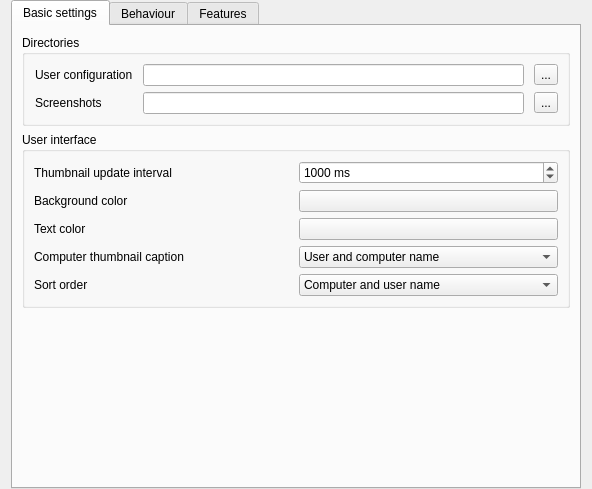
<?xml version="1.0" encoding="UTF-8"?>
<ui version="4.0">
 <class>MasterConfigurationPage</class>
 <widget class="QWidget" name="MasterConfigurationPage">
  <layout class="QVBoxLayout" name="verticalLayout_6">
   <property name="topMargin">
    <number>0</number>
   </property>
   <property name="bottomMargin">
    <number>0</number>
   </property>
   <item>
    <widget class="QTabWidget" name="tabWidget">
     <property name="currentIndex">
      <number>0</number>
     </property>
     <widget class="QWidget" name="tab">
      <attribute name="title">
       <string>Basic settings</string>
      </attribute>
      <layout class="QVBoxLayout" name="verticalLayout_2">
       <item>
        <widget class="QGroupBox" name="groupBox">
         <property name="title">
          <string>Directories</string>
         </property>
         <layout class="QGridLayout" name="gridLayout_3">
          <property name="leftMargin">
           <number>10</number>
          </property>
          <property name="horizontalSpacing">
           <number>10</number>
          </property>
          <item row="0" column="2">
           <widget class="QToolButton" name="openUserConfigurationDirectory">
            <property name="text">
             <string>...</string>
            </property>
            <property name="icon">
             <iconset resource="../../core/resources/core.qrc">
              <normaloff>:/core/document-open.png</normaloff>:/core/document-open.png</iconset>
            </property>
           </widget>
          </item>
          <item row="0" column="0">
           <widget class="QLabel" name="label_2">
            <property name="text">
             <string>User configuration</string>
            </property>
           </widget>
          </item>
          <item row="0" column="1">
           <widget class="QLineEdit" name="userConfigurationDirectory"/>
          </item>
          <item row="1" column="0">
           <widget class="QLabel" name="label">
            <property name="text">
             <string>Screenshots</string>
            </property>
           </widget>
          </item>
          <item row="1" column="1">
           <widget class="QLineEdit" name="screenshotDirectory"/>
          </item>
          <item row="1" column="2">
           <widget class="QToolButton" name="openScreenshotDirectory">
            <property name="text">
             <string>...</string>
            </property>
            <property name="icon">
             <iconset resource="../../core/resources/core.qrc">
              <normaloff>:/core/document-open.png</normaloff>:/core/document-open.png</iconset>
            </property>
           </widget>
          </item>
         </layout>
        </widget>
       </item>
       <item>
        <widget class="QGroupBox" name="groupBox_4">
         <property name="title">
          <string>User interface</string>
         </property>
         <layout class="QGridLayout" name="gridLayout_2">
          <item row="2" column="0">
           <widget class="QLabel" name="label_9">
            <property name="text">
             <string>Text color</string>
            </property>
           </widget>
          </item>
          <item row="3" column="1">
           <widget class="QComboBox" name="computerDisplayRoleContent">
            <item>
             <property name="text">
              <string>User and computer name</string>
             </property>
            </item>
            <item>
             <property name="text">
              <string>Only user name</string>
             </property>
            </item>
            <item>
             <property name="text">
              <string>Only computer name</string>
             </property>
            </item>
           </widget>
          </item>
          <item row="3" column="0">
           <widget class="QLabel" name="label_8">
            <property name="text">
             <string>Computer thumbnail caption</string>
            </property>
           </widget>
          </item>
          <item row="0" column="1">
           <widget class="QSpinBox" name="computerMonitoringUpdateInterval">
            <property name="suffix">
             <string> ms</string>
            </property>
            <property name="minimum">
             <number>250</number>
            </property>
            <property name="maximum">
             <number>60000</number>
            </property>
            <property name="singleStep">
             <number>250</number>
            </property>
            <property name="value">
             <number>1000</number>
            </property>
           </widget>
          </item>
          <item row="2" column="1">
           <widget class="QPushButton" name="computerMonitoringTextColor"/>
          </item>
          <item row="1" column="1">
           <widget class="QPushButton" name="computerMonitoringBackgroundColor"/>
          </item>
          <item row="1" column="0">
           <widget class="QLabel" name="label_6">
            <property name="text">
             <string>Background color</string>
            </property>
           </widget>
          </item>
          <item row="0" column="0">
           <widget class="QLabel" name="label_7">
            <property name="text">
             <string>Thumbnail update interval</string>
            </property>
           </widget>
          </item>
          <item row="4" column="0">
           <widget class="QLabel" name="label_10">
            <property name="text">
             <string>Sort order</string>
            </property>
           </widget>
          </item>
          <item row="4" column="1">
           <widget class="QComboBox" name="computerMonitoringSortOrder">
            <item>
             <property name="text">
              <string>Computer and user name</string>
             </property>
            </item>
            <item>
             <property name="text">
              <string>Only user name</string>
             </property>
            </item>
            <item>
             <property name="text">
              <string>Only computer name</string>
             </property>
            </item>
           </widget>
          </item>
         </layout>
        </widget>
       </item>
       <item>
        <spacer name="verticalSpacer">
         <property name="orientation">
          <enum>Qt::Vertical</enum>
         </property>
         <property name="sizeHint" stdset="0">
          <size>
           <width>20</width>
           <height>10</height>
          </size>
         </property>
        </spacer>
       </item>
      </layout>
     </widget>
     <widget class="QWidget" name="tab_3">
      <attribute name="title">
       <string>Behaviour</string>
      </attribute>
      <layout class="QVBoxLayout" name="verticalLayout_4">
       <item>
        <widget class="QGroupBox" name="groupBox_2">
         <property name="title">
          <string>Program start</string>
         </property>
         <layout class="QVBoxLayout" name="verticalLayout_3">
          <item>
           <widget class="QCheckBox" name="accessControlForMasterEnabled">
            <property name="text">
             <string>Perform access control</string>
            </property>
           </widget>
          </item>
          <item>
           <widget class="QCheckBox" name="autoSelectCurrentLocation">
            <property name="text">
             <string>Automatically select current location</string>
            </property>
           </widget>
          </item>
          <item>
           <widget class="QCheckBox" name="autoAdjustGridSize">
            <property name="text">
             <string>Automatically adjust computer thumbnail size</string>
            </property>
           </widget>
          </item>
          <item>
           <widget class="QCheckBox" name="autoOpenComputerSelectPanel">
            <property name="text">
             <string>Automatically open computer select panel</string>
            </property>
           </widget>
          </item>
         </layout>
        </widget>
       </item>
       <item>
        <widget class="QGroupBox" name="groupBox_6">
         <property name="title">
          <string>Computer locations</string>
         </property>
         <layout class="QVBoxLayout" name="verticalLayout_5">
          <item>
           <widget class="QCheckBox" name="showCurrentLocationOnly">
            <property name="text">
             <string>Show current location only</string>
            </property>
           </widget>
          </item>
          <item>
           <widget class="QCheckBox" name="allowAddingHiddenLocations">
            <property name="enabled">
             <bool>false</bool>
            </property>
            <property name="text">
             <string>Allow adding hidden locations manually</string>
            </property>
           </widget>
          </item>
          <item>
           <widget class="QCheckBox" name="localComputerHidden">
            <property name="text">
             <string>Hide local computer</string>
            </property>
           </widget>
          </item>
          <item>
           <widget class="QCheckBox" name="hideEmptyLocations">
            <property name="text">
             <string>Hide empty locations</string>
            </property>
           </widget>
          </item>
          <item>
           <widget class="QCheckBox" name="computerFilterHidden">
            <property name="text">
             <string>Hide computer filter field</string>
            </property>
           </widget>
          </item>
         </layout>
        </widget>
       </item>
       <item>
        <widget class="QGroupBox" name="groupBox_3">
         <property name="title">
          <string>Modes and features</string>
         </property>
         <layout class="QGridLayout" name="gridLayout" columnstretch="0,0">
          <item row="0" column="0" colspan="2">
           <widget class="QCheckBox" name="enforceSelectedModeForClients">
            <property name="text">
             <string>Enforce selected mode for client computers</string>
            </property>
           </widget>
          </item>
          <item row="1" column="0" colspan="2">
           <widget class="QCheckBox" name="confirmUnsafeActions">
            <property name="toolTip">
             <string>Actions such as rebooting or powering down computers</string>
            </property>
            <property name="text">
             <string>Show confirmation dialog for potentially unsafe actions</string>
            </property>
           </widget>
          </item>
          <item row="2" column="1">
           <widget class="QComboBox" name="computerDoubleClickFeature"/>
          </item>
          <item row="2" column="0">
           <widget class="QLabel" name="label_3">
            <property name="text">
             <string>Feature on computer double click:</string>
            </property>
           </widget>
          </item>
         </layout>
        </widget>
       </item>
       <item>
        <spacer name="verticalSpacer_2">
         <property name="orientation">
          <enum>Qt::Vertical</enum>
         </property>
         <property name="sizeHint" stdset="0">
          <size>
           <width>20</width>
           <height>10</height>
          </size>
         </property>
        </spacer>
       </item>
      </layout>
     </widget>
     <widget class="QWidget" name="tab_2">
      <attribute name="title">
       <string>Features</string>
      </attribute>
      <layout class="QVBoxLayout" name="verticalLayout">
       <item>
        <layout class="QGridLayout" name="gridLayout_6">
         <item row="0" column="0">
          <widget class="QLabel" name="label_4">
           <property name="text">
            <string>All features</string>
           </property>
          </widget>
         </item>
         <item row="0" column="2">
          <widget class="QLabel" name="label_5">
           <property name="text">
            <string>Disabled features</string>
           </property>
          </widget>
         </item>
         <item row="1" column="0">
          <widget class="QListWidget" name="allFeaturesListWidget"/>
         </item>
         <item row="1" column="1">
          <layout class="QVBoxLayout" name="verticalLayout_18">
           <item>
            <spacer name="verticalSpacer_15">
             <property name="orientation">
              <enum>Qt::Vertical</enum>
             </property>
             <property name="sizeHint" stdset="0">
              <size>
               <width>20</width>
               <height>40</height>
              </size>
             </property>
            </spacer>
           </item>
           <item>
            <widget class="QToolButton" name="disableFeatureButton">
             <property name="text">
              <string>...</string>
             </property>
             <property name="icon">
              <iconset resource="../resources/configurator.qrc">
               <normaloff>:/configurator/go-next.png</normaloff>:/configurator/go-next.png</iconset>
             </property>
            </widget>
           </item>
           <item>
            <widget class="QToolButton" name="enableFeatureButton">
             <property name="text">
              <string>...</string>
             </property>
             <property name="icon">
              <iconset resource="../resources/configurator.qrc">
               <normaloff>:/configurator/go-previous.png</normaloff>:/configurator/go-previous.png</iconset>
             </property>
            </widget>
           </item>
           <item>
            <spacer name="verticalSpacer_16">
             <property name="orientation">
              <enum>Qt::Vertical</enum>
             </property>
             <property name="sizeHint" stdset="0">
              <size>
               <width>20</width>
               <height>40</height>
              </size>
             </property>
            </spacer>
           </item>
          </layout>
         </item>
         <item row="1" column="2">
          <widget class="QListWidget" name="disabledFeaturesListWidget"/>
         </item>
        </layout>
       </item>
      </layout>
     </widget>
    </widget>
   </item>
  </layout>
 </widget>
 <tabstops>
  <tabstop>tabWidget</tabstop>
  <tabstop>userConfigurationDirectory</tabstop>
  <tabstop>screenshotDirectory</tabstop>
  <tabstop>openUserConfigurationDirectory</tabstop>
  <tabstop>openScreenshotDirectory</tabstop>
  <tabstop>computerMonitoringUpdateInterval</tabstop>
  <tabstop>computerMonitoringBackgroundColor</tabstop>
  <tabstop>computerMonitoringTextColor</tabstop>
  <tabstop>computerDisplayRoleContent</tabstop>
  <tabstop>computerMonitoringSortOrder</tabstop>
  <tabstop>accessControlForMasterEnabled</tabstop>
  <tabstop>autoSelectCurrentLocation</tabstop>
  <tabstop>autoAdjustGridSize</tabstop>
  <tabstop>autoOpenComputerSelectPanel</tabstop>
  <tabstop>showCurrentLocationOnly</tabstop>
  <tabstop>allowAddingHiddenLocations</tabstop>
  <tabstop>localComputerHidden</tabstop>
  <tabstop>hideEmptyLocations</tabstop>
  <tabstop>computerFilterHidden</tabstop>
  <tabstop>enforceSelectedModeForClients</tabstop>
  <tabstop>computerDoubleClickFeature</tabstop>
  <tabstop>allFeaturesListWidget</tabstop>
  <tabstop>disableFeatureButton</tabstop>
  <tabstop>enableFeatureButton</tabstop>
  <tabstop>disabledFeaturesListWidget</tabstop>
 </tabstops>
 <resources>
  <include location="../../core/resources/core.qrc"/>
  <include location="../resources/configurator.qrc"/>
 </resources>
 <connections>
  <connection>
   <sender>showCurrentLocationOnly</sender>
   <signal>toggled(bool)</signal>
   <receiver>allowAddingHiddenLocations</receiver>
   <slot>setEnabled(bool)</slot>
   <hints>
    <hint type="sourcelabel">
     <x>380</x>
     <y>343</y>
    </hint>
    <hint type="destinationlabel">
     <x>380</x>
     <y>389</y>
    </hint>
   </hints>
  </connection>
  <connection>
   <sender>allFeaturesListWidget</sender>
   <signal>doubleClicked(QModelIndex)</signal>
   <receiver>MasterConfigurationPage</receiver>
   <slot>disableFeature()</slot>
   <hints>
    <hint type="sourcelabel">
     <x>224</x>
     <y>682</y>
    </hint>
    <hint type="destinationlabel">
     <x>444</x>
     <y>413</y>
    </hint>
   </hints>
  </connection>
  <connection>
   <sender>disabledFeaturesListWidget</sender>
   <signal>doubleClicked(QModelIndex)</signal>
   <receiver>MasterConfigurationPage</receiver>
   <slot>enableFeature()</slot>
   <hints>
    <hint type="sourcelabel">
     <x>664</x>
     <y>682</y>
    </hint>
    <hint type="destinationlabel">
     <x>444</x>
     <y>413</y>
    </hint>
   </hints>
  </connection>
  <connection>
   <sender>disableFeatureButton</sender>
   <signal>clicked()</signal>
   <receiver>MasterConfigurationPage</receiver>
   <slot>disableFeature()</slot>
   <hints>
    <hint type="sourcelabel">
     <x>461</x>
     <y>723</y>
    </hint>
    <hint type="destinationlabel">
     <x>444</x>
     <y>413</y>
    </hint>
   </hints>
  </connection>
  <connection>
   <sender>enableFeatureButton</sender>
   <signal>clicked()</signal>
   <receiver>MasterConfigurationPage</receiver>
   <slot>enableFeature()</slot>
   <hints>
    <hint type="sourcelabel">
     <x>461</x>
     <y>766</y>
    </hint>
    <hint type="destinationlabel">
     <x>444</x>
     <y>413</y>
    </hint>
   </hints>
  </connection>
 </connections>
 <slots>
  <slot>enableFeature()</slot>
  <slot>disableFeature()</slot>
 </slots>
</ui>
